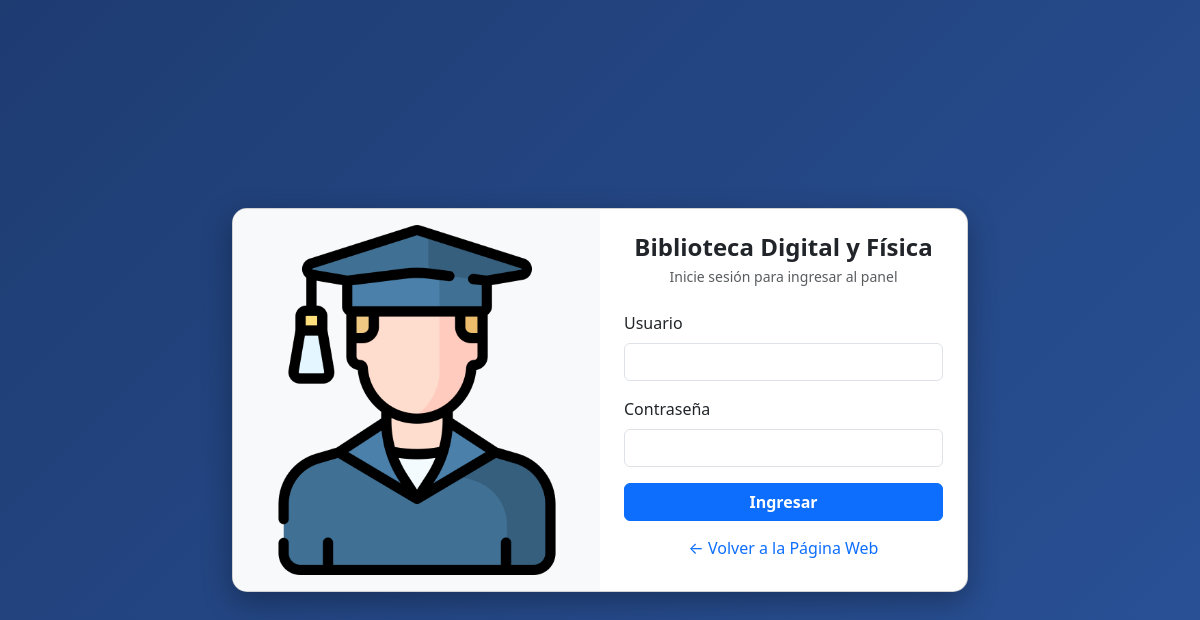
The page /login.php on the database its author committed.
### tables this page shows
CREATE TABLE IF NOT EXISTS configuracion (
    id INT AUTO_INCREMENT PRIMARY KEY,
    nombre_sistema VARCHAR(100) NOT NULL,
    imagen_sistema VARCHAR(255) NOT NULL
);

### config/conexion.php (called while the page is built, shortened)
<?php
$host = "localhost";
$user = "root";
$clave = "";
$bd = "biblioteca_db";
$conexion = mysqli_connect($host, $user, $clave, $bd);
mysqli_set_charset($conexion, "utf8");
$configSistema = [
    'nombre_sistema' => 'Sistema de Biblioteca',
    'imagen_sistema' => 'assets/img/logo_default.png'
];
$queryConfig = mysqli_query($conexion, "SELECT * FROM configuracion WHERE id = 1");
if ($queryConfig && $row = mysqli_fetch_assoc($queryConfig)) {
    if (!empty($row['nombre_sistema'])) {
        $configSistema['nombre_sistema'] = $row['nombre_sistema'];
    }
    if (!empty($row['imagen_sistema'])) {
        $configSistema['imagen_sistema'] = $row['imagen_sistema'];
    }
}
?>

### login.php (the view, shortened to what this page needs)
<?php
require_once 'config/conexion.php';
?>
<!DOCTYPE html>
<html lang="es">
<head>
    <link href="https://cdn.jsdelivr.net/npm/bootstrap@5.3.2/dist/css/bootstrap.min.css" rel="stylesheet">
</head>
<body>
<div class="container">
    <div class="row justify-content-center">
        <div class="col-md-8">
            <div class="card login-card">
                <div class="row g-0">
                    <div class="col-md-6 bg-light d-flex align-items-center justify-content-center p-3">
                        <img src="<?= htmlspecialchars($configSistema['imagen_sistema']) ?>" alt="Imagen del Sistema" class="login-img rounded">
                    </div>
                    <div class="col-md-6 p-4 d-flex flex-column justify-content-center">
                        <h4 class="text-center fw-bold mb-1"><?= htmlspecialchars($configSistema['nombre_sistema']) ?></h4>
                        <p class="text-center text-muted small mb-4">Inicie sesión para ingresar al panel</p>
                        <form action="controllers/auth_controller.php" method="POST">
                            <div class="mb-3">
                                <label class="form-label">Usuario</label>
                                <input type="text" name="usuario" class="form-control" required autofocus>
                            </div>
                            <div class="mb-3">
                                <label class="form-label">Contraseña</label>
                                <input type="password" name="password" class="form-control" required>
                            </div>
                            <button type="submit" class="btn btn-primary w-100 fw-bold">Ingresar</button>
                            <a href="index.php" class="btn btn-link w-100 mt-2 text-decoration-none small">← Volver a la Página Web</a>
                        </form>
                    </div>
                </div>
            </div>
        </div>
    </div>
</div>
</body>
</html>

### login.php (style rules this page uses)
body { background: linear-gradient(135deg, #1e3c72 0%, #2a5298 100%); height: 100vh; display: flex; align-items: center; }
.login-card { border-radius: 15px; overflow: hidden; box-shadow: 0 10px 30px rgba(0,0,0,0.3); }
.login-img { object-fit: cover; width: 100%; height: 100%; min-height: 350px; }

### rows shown on the page
configuracion: imagen_sistema (placeholder picture), nombre_sistema "Biblioteca Digital y Física"
